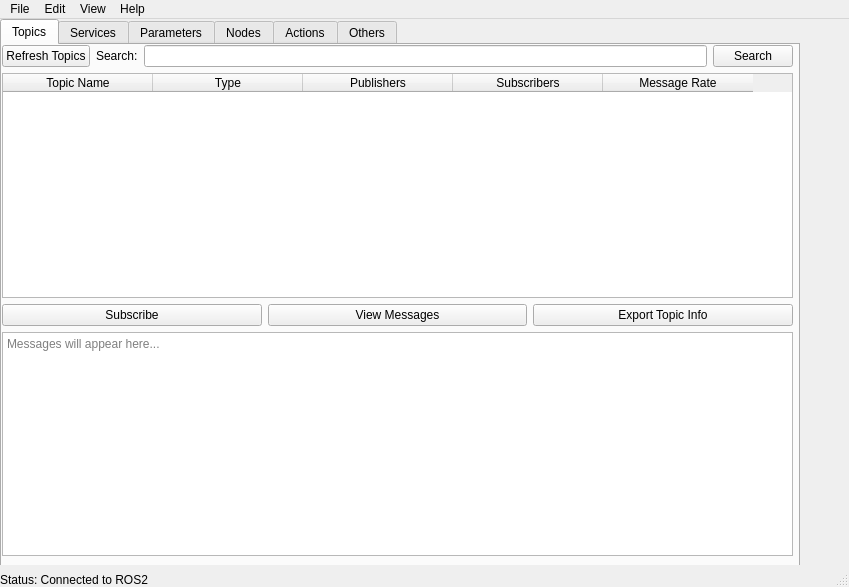
<?xml version="1.0" encoding="UTF-8"?>
<ui version="4.0">
 <class>DockWidgetROS2Bridge</class>
 <widget class="QMainWindow" name="DockWidgetROS2Bridge">
  <property name="geometry">
   <rect>
    <x>0</x>
    <y>0</y>
    <width>849</width>
    <height>587</height>
   </rect>
  </property>
  <property name="windowTitle">
   <string>ROS GUI</string>
  </property>
  <widget class="QWidget" name="centralwidget">
   <widget class="QTabWidget" name="tabWidget">
    <property name="geometry">
     <rect>
      <x>0</x>
      <y>0</y>
      <width>800</width>
      <height>700</height>
     </rect>
    </property>
    <property name="tabPosition">
     <enum>QTabWidget::North</enum>
    </property>
    <property name="currentIndex">
     <number>0</number>
    </property>
    <widget class="QWidget" name="tabTopics">
     <attribute name="title">
      <string>Topics</string>
     </attribute>
     <widget class="QWidget" name="widgetTopics">
      <property name="geometry">
       <rect>
        <x>0</x>
        <y>0</y>
        <width>791</width>
        <height>511</height>
       </rect>
      </property>
      <layout class="QVBoxLayout" name="verticalLayoutTopics">
       <item>
        <layout class="QHBoxLayout" name="horizontalLayoutTopicsTop">
         <item>
          <widget class="QPushButton" name="btnRefreshTopics">
           <property name="text">
            <string>Refresh Topics</string>
           </property>
          </widget>
         </item>
         <item>
          <widget class="QLabel" name="labelSearchTopics">
           <property name="text">
            <string>Search:</string>
           </property>
          </widget>
         </item>
         <item>
          <widget class="QLineEdit" name="lineEditSearchTopics"/>
         </item>
         <item>
          <widget class="QPushButton" name="btnSearchTopics">
           <property name="text">
            <string>Search</string>
           </property>
          </widget>
         </item>
        </layout>
       </item>
       <item>
        <widget class="QTableWidget" name="tableTopics">
         <property name="sizePolicy">
          <sizepolicy hsizetype="Expanding" vsizetype="Expanding">
           <horstretch>0</horstretch>
           <verstretch>0</verstretch>
          </sizepolicy>
         </property>
         <attribute name="horizontalHeaderDefaultSectionSize">
          <number>150</number>
         </attribute>
         <column>
          <property name="text">
           <string>Topic Name</string>
          </property>
         </column>
         <column>
          <property name="text">
           <string>Type</string>
          </property>
         </column>
         <column>
          <property name="text">
           <string>Publishers</string>
          </property>
         </column>
         <column>
          <property name="text">
           <string>Subscribers</string>
          </property>
         </column>
         <column>
          <property name="text">
           <string>Message Rate</string>
          </property>
         </column>
        </widget>
       </item>
       <item>
        <layout class="QHBoxLayout" name="horizontalLayoutTopicsBottom">
         <item>
          <widget class="QPushButton" name="btnSubscribe">
           <property name="text">
            <string>Subscribe</string>
           </property>
          </widget>
         </item>
         <item>
          <widget class="QPushButton" name="btnViewMessages">
           <property name="text">
            <string>View Messages</string>
           </property>
          </widget>
         </item>
         <item>
          <widget class="QPushButton" name="btnExportTopicInfo">
           <property name="text">
            <string>Export Topic Info</string>
           </property>
          </widget>
         </item>
        </layout>
       </item>
       <item>
        <widget class="QTextEdit" name="textEditMessageViewer">
         <property name="readOnly">
          <bool>true</bool>
         </property>
         <property name="placeholderText">
          <string>Messages will appear here...</string>
         </property>
        </widget>
       </item>
      </layout>
     </widget>
    </widget>
    <widget class="QWidget" name="tabServices">
     <attribute name="title">
      <string>Services</string>
     </attribute>
     <widget class="QWidget" name="widgetServices">
      <property name="geometry">
       <rect>
        <x>0</x>
        <y>0</y>
        <width>791</width>
        <height>501</height>
       </rect>
      </property>
      <layout class="QVBoxLayout" name="verticalLayoutServices">
       <item>
        <layout class="QHBoxLayout" name="horizontalLayoutCallService">
         <item>
          <widget class="QLabel" name="labelServiceName">
           <property name="text">
            <string>Service Name:</string>
           </property>
          </widget>
         </item>
         <item>
          <widget class="QLineEdit" name="lineEditServiceName">
           <property name="placeholderText">
            <string>Enter service name (e.g., /rosapi/get_param)</string>
           </property>
          </widget>
         </item>
         <item>
          <widget class="QLabel" name="labelServiceRequest">
           <property name="text">
            <string>Request Data (JSON):</string>
           </property>
          </widget>
         </item>
         <item>
          <widget class="QLineEdit" name="lineEditServiceRequest">
           <property name="placeholderText">
            <string>Enter request data in JSON format</string>
           </property>
          </widget>
         </item>
         <item>
          <widget class="QPushButton" name="btnCallServiceConfirm">
           <property name="text">
            <string>Call Service</string>
           </property>
          </widget>
         </item>
        </layout>
       </item>
       <item>
        <layout class="QHBoxLayout" name="horizontalLayoutServicesTop">
         <item>
          <widget class="QPushButton" name="btnRefreshServices">
           <property name="text">
            <string>Refresh Services</string>
           </property>
          </widget>
         </item>
         <item>
          <widget class="QLabel" name="labelSearchServices">
           <property name="text">
            <string>Search:</string>
           </property>
          </widget>
         </item>
         <item>
          <widget class="QLineEdit" name="lineEditSearchServices"/>
         </item>
         <item>
          <widget class="QPushButton" name="btnSearchServices">
           <property name="text">
            <string>Search</string>
           </property>
          </widget>
         </item>
        </layout>
       </item>
       <item>
        <widget class="QTableWidget" name="tableServices">
         <property name="sizePolicy">
          <sizepolicy hsizetype="Expanding" vsizetype="Expanding">
           <horstretch>0</horstretch>
           <verstretch>0</verstretch>
          </sizepolicy>
         </property>
         <property name="maximumSize">
          <size>
           <width>16777215</width>
           <height>400</height>
          </size>
         </property>
         <attribute name="horizontalHeaderCascadingSectionResizes">
          <bool>false</bool>
         </attribute>
         <attribute name="horizontalHeaderMinimumSectionSize">
          <number>57</number>
         </attribute>
         <attribute name="horizontalHeaderDefaultSectionSize">
          <number>200</number>
         </attribute>
         <attribute name="horizontalHeaderHighlightSections">
          <bool>true</bool>
         </attribute>
         <column>
          <property name="text">
           <string>Service Name</string>
          </property>
          <property name="font">
           <font>
            <pointsize>11</pointsize>
           </font>
          </property>
         </column>
         <column>
          <property name="text">
           <string>Type</string>
          </property>
         </column>
         <column>
          <property name="text">
           <string>Providers</string>
          </property>
         </column>
        </widget>
       </item>
       <item>
        <layout class="QHBoxLayout" name="horizontalLayoutServicesBottom">
         <item>
          <widget class="QPushButton" name="btnViewServiceDetails">
           <property name="text">
            <string>View Service Details</string>
           </property>
          </widget>
         </item>
         <item>
          <widget class="QPushButton" name="btnExportServiceInfo">
           <property name="text">
            <string>Export Service Info</string>
           </property>
          </widget>
         </item>
        </layout>
       </item>
       <item>
        <widget class="QTextEdit" name="textEditServicesDeteailsViewer">
         <property name="readOnly">
          <bool>true</bool>
         </property>
         <property name="placeholderText">
          <string>Services Details will appear here...</string>
         </property>
        </widget>
       </item>
      </layout>
     </widget>
    </widget>
    <widget class="QWidget" name="tabParameters">
     <attribute name="title">
      <string>Parameters</string>
     </attribute>
     <widget class="QWidget" name="widgetParameters">
      <property name="geometry">
       <rect>
        <x>0</x>
        <y>0</y>
        <width>781</width>
        <height>501</height>
       </rect>
      </property>
      <layout class="QVBoxLayout" name="verticalLayoutParameters">
       <item>
        <layout class="QHBoxLayout" name="horizontalLayoutAddParameter">
         <item>
          <widget class="QLabel" name="labelParamName">
           <property name="text">
            <string>Parameter Name:</string>
           </property>
          </widget>
         </item>
         <item>
          <widget class="QLineEdit" name="lineEditParamName">
           <property name="placeholderText">
            <string>Enter parameter name</string>
           </property>
          </widget>
         </item>
         <item>
          <widget class="QLabel" name="labelParamValue">
           <property name="text">
            <string>Value:</string>
           </property>
          </widget>
         </item>
         <item>
          <widget class="QLineEdit" name="lineEditParamValue">
           <property name="placeholderText">
            <string>Enter parameter value</string>
           </property>
          </widget>
         </item>
         <item>
          <widget class="QLabel" name="labelParamType">
           <property name="text">
            <string>Type:</string>
           </property>
          </widget>
         </item>
         <item>
          <widget class="QComboBox" name="comboBoxParamType">
           <item>
            <property name="text">
             <string>string</string>
            </property>
           </item>
           <item>
            <property name="text">
             <string>integer</string>
            </property>
           </item>
           <item>
            <property name="text">
             <string>double</string>
            </property>
           </item>
           <item>
            <property name="text">
             <string>boolean</string>
            </property>
           </item>
          </widget>
         </item>
         <item>
          <widget class="QPushButton" name="btnAddParameterConfirm">
           <property name="text">
            <string>Add Parameter</string>
           </property>
          </widget>
         </item>
        </layout>
       </item>
       <item>
        <layout class="QHBoxLayout" name="horizontalLayoutParametersTop">
         <item>
          <widget class="QPushButton" name="btnRefreshParameters">
           <property name="text">
            <string>Refresh Parameters</string>
           </property>
          </widget>
         </item>
         <item>
          <widget class="QLabel" name="labelSearchParameters">
           <property name="text">
            <string>Search:</string>
           </property>
          </widget>
         </item>
         <item>
          <widget class="QLineEdit" name="lineEditSearchParameters"/>
         </item>
         <item>
          <widget class="QPushButton" name="btnSearchParameters">
           <property name="text">
            <string>Search</string>
           </property>
          </widget>
         </item>
        </layout>
       </item>
       <item>
        <widget class="QTableWidget" name="tableParameters">
         <property name="sizePolicy">
          <sizepolicy hsizetype="Expanding" vsizetype="Expanding">
           <horstretch>0</horstretch>
           <verstretch>0</verstretch>
          </sizepolicy>
         </property>
         <attribute name="horizontalHeaderDefaultSectionSize">
          <number>200</number>
         </attribute>
         <column>
          <property name="text">
           <string>Parameter Name</string>
          </property>
         </column>
         <column>
          <property name="text">
           <string>Value</string>
          </property>
         </column>
         <column>
          <property name="text">
           <string>Type</string>
          </property>
         </column>
        </widget>
       </item>
       <item>
        <layout class="QHBoxLayout" name="horizontalLayoutParametersBottom">
         <item>
          <widget class="QPushButton" name="btnEditParameter">
           <property name="text">
            <string>Edit Parameter</string>
           </property>
          </widget>
         </item>
         <item>
          <widget class="QPushButton" name="btnDeleteParameter">
           <property name="text">
            <string>Delete Parameter</string>
           </property>
          </widget>
         </item>
        </layout>
       </item>
      </layout>
     </widget>
    </widget>
    <widget class="QWidget" name="tabNodes">
     <attribute name="title">
      <string>Nodes</string>
     </attribute>
     <widget class="QWidget" name="widgetNodes">
      <property name="geometry">
       <rect>
        <x>0</x>
        <y>0</y>
        <width>781</width>
        <height>501</height>
       </rect>
      </property>
      <layout class="QVBoxLayout" name="verticalLayoutNodes">
       <item>
        <layout class="QHBoxLayout" name="horizontalLayoutNodesTop">
         <item>
          <widget class="QPushButton" name="btnRefreshNodes">
           <property name="text">
            <string>Refresh Nodes</string>
           </property>
          </widget>
         </item>
        </layout>
       </item>
       <item>
        <widget class="QTableWidget" name="tableNodes">
         <property name="sizePolicy">
          <sizepolicy hsizetype="Expanding" vsizetype="Expanding">
           <horstretch>0</horstretch>
           <verstretch>0</verstretch>
          </sizepolicy>
         </property>
         <attribute name="horizontalHeaderDefaultSectionSize">
          <number>150</number>
         </attribute>
         <column>
          <property name="text">
           <string>Node Name</string>
          </property>
         </column>
         <column>
          <property name="text">
           <string>Namespace</string>
          </property>
         </column>
         <column>
          <property name="text">
           <string>Actions</string>
          </property>
         </column>
        </widget>
       </item>
      </layout>
     </widget>
    </widget>
    <widget class="QWidget" name="tabActions">
     <attribute name="title">
      <string>Actions</string>
     </attribute>
     <widget class="QWidget" name="widgetActions">
      <property name="geometry">
       <rect>
        <x>0</x>
        <y>0</y>
        <width>781</width>
        <height>501</height>
       </rect>
      </property>
      <layout class="QVBoxLayout" name="verticalLayoutActions">
       <item>
        <layout class="QHBoxLayout" name="horizontalLayoutActionGoal">
         <item>
          <widget class="QLabel" name="labelActionServerName">
           <property name="text">
            <string>Action Server Name:</string>
           </property>
          </widget>
         </item>
         <item>
          <widget class="QLineEdit" name="lineEditActionServerName">
           <property name="placeholderText">
            <string>Enter action server name (e.g., /action_server)</string>
           </property>
          </widget>
         </item>
         <item>
          <widget class="QLabel" name="labelGoalData">
           <property name="text">
            <string>Goal Data (JSON):</string>
           </property>
          </widget>
         </item>
         <item>
          <widget class="QLineEdit" name="lineEditGoalData">
           <property name="placeholderText">
            <string>Enter goal data in JSON format</string>
           </property>
          </widget>
         </item>
         <item>
          <widget class="QPushButton" name="btnSendGoalConfirm">
           <property name="text">
            <string>Send Goal</string>
           </property>
          </widget>
         </item>
        </layout>
       </item>
       <item>
        <layout class="QHBoxLayout" name="horizontalLayoutActionsTop">
         <item>
          <widget class="QPushButton" name="btnRefreshActions">
           <property name="text">
            <string>Refresh Actions</string>
           </property>
          </widget>
         </item>
         <item>
          <widget class="QLabel" name="labelSearchActions">
           <property name="text">
            <string>Search:</string>
           </property>
          </widget>
         </item>
         <item>
          <widget class="QLineEdit" name="lineEditSearchActions"/>
         </item>
         <item>
          <widget class="QPushButton" name="btnSearchActions">
           <property name="text">
            <string>Search</string>
           </property>
          </widget>
         </item>
        </layout>
       </item>
       <item>
        <widget class="QTableWidget" name="tableActions">
         <property name="sizePolicy">
          <sizepolicy hsizetype="Expanding" vsizetype="Expanding">
           <horstretch>0</horstretch>
           <verstretch>0</verstretch>
          </sizepolicy>
         </property>
         <attribute name="horizontalHeaderDefaultSectionSize">
          <number>200</number>
         </attribute>
         <column>
          <property name="text">
           <string>Action Server Name</string>
          </property>
         </column>
         <column>
          <property name="text">
           <string>Action Type</string>
          </property>
         </column>
         <column>
          <property name="text">
           <string>Providers</string>
          </property>
         </column>
        </widget>
       </item>
       <item>
        <layout class="QHBoxLayout" name="horizontalLayoutActionsBottom">
         <item>
          <widget class="QPushButton" name="btnViewActionDetails">
           <property name="text">
            <string>View Action Details</string>
           </property>
          </widget>
         </item>
        </layout>
       </item>
       <item>
        <widget class="QTextEdit" name="textEditActionDetailsViewer">
         <property name="readOnly">
          <bool>true</bool>
         </property>
         <property name="placeholderText">
          <string>Action Details will appear here...</string>
         </property>
        </widget>
       </item>
      </layout>
     </widget>
    </widget>
    <widget class="QWidget" name="tabOthers">
     <attribute name="title">
      <string>Others</string>
     </attribute>
     <widget class="QWidget" name="widgetOthers">
      <property name="geometry">
       <rect>
        <x>0</x>
        <y>0</y>
        <width>681</width>
        <height>71</height>
       </rect>
      </property>
      <layout class="QVBoxLayout" name="verticalLayoutOthers">
       <item>
        <layout class="QHBoxLayout" name="horizontalLayoutGetTime">
         <item>
          <widget class="QPushButton" name="btnGetTime">
           <property name="text">
            <string>Get Time</string>
           </property>
          </widget>
         </item>
         <item>
          <widget class="QLabel" name="labelCurrentTime">
           <property name="text">
            <string>Current ROS Time:</string>
           </property>
          </widget>
         </item>
         <item>
          <widget class="QLineEdit" name="lineEditCurrentTime">
           <property name="readOnly">
            <bool>true</bool>
           </property>
          </widget>
         </item>
        </layout>
       </item>
       <item>
        <layout class="QHBoxLayout" name="horizontalLayoutGetROSVersion">
         <item>
          <widget class="QPushButton" name="btnGetROSVersion">
           <property name="text">
            <string>Get ROS Version</string>
           </property>
          </widget>
         </item>
         <item>
          <widget class="QLabel" name="labelROSVersion">
           <property name="text">
            <string>ROS Version:</string>
           </property>
          </widget>
         </item>
         <item>
          <widget class="QLineEdit" name="lineEditROSVersion">
           <property name="readOnly">
            <bool>true</bool>
           </property>
          </widget>
         </item>
         <item>
          <widget class="QLabel" name="labelROSDistro">
           <property name="text">
            <string>ROS Distro:</string>
           </property>
          </widget>
         </item>
         <item>
          <widget class="QLineEdit" name="lineEditROSDistro">
           <property name="readOnly">
            <bool>true</bool>
           </property>
          </widget>
         </item>
        </layout>
       </item>
      </layout>
     </widget>
    </widget>
   </widget>
  </widget>
  <widget class="QMenuBar" name="menuBar">
   <property name="geometry">
    <rect>
     <x>0</x>
     <y>0</y>
     <width>849</width>
     <height>22</height>
    </rect>
   </property>
   <widget class="QMenu" name="menuFile">
    <property name="title">
     <string>File</string>
    </property>
   </widget>
   <widget class="QMenu" name="menuEdit">
    <property name="title">
     <string>Edit</string>
    </property>
   </widget>
   <widget class="QMenu" name="menuView">
    <property name="title">
     <string>View</string>
    </property>
   </widget>
   <widget class="QMenu" name="menuHelp">
    <property name="title">
     <string>Help</string>
    </property>
   </widget>
   <addaction name="menuFile"/>
   <addaction name="menuEdit"/>
   <addaction name="menuView"/>
   <addaction name="menuHelp"/>
  </widget>
  <widget class="QStatusBar" name="statusBar">
   <widget class="QLabel" name="labelStatus">
    <property name="geometry">
     <rect>
      <x>0</x>
      <y>0</y>
      <width>391</width>
      <height>30</height>
     </rect>
    </property>
    <property name="text">
     <string>Status: Connected to ROS2</string>
    </property>
   </widget>
  </widget>
 </widget>
 <resources/>
 <connections/>
</ui>
